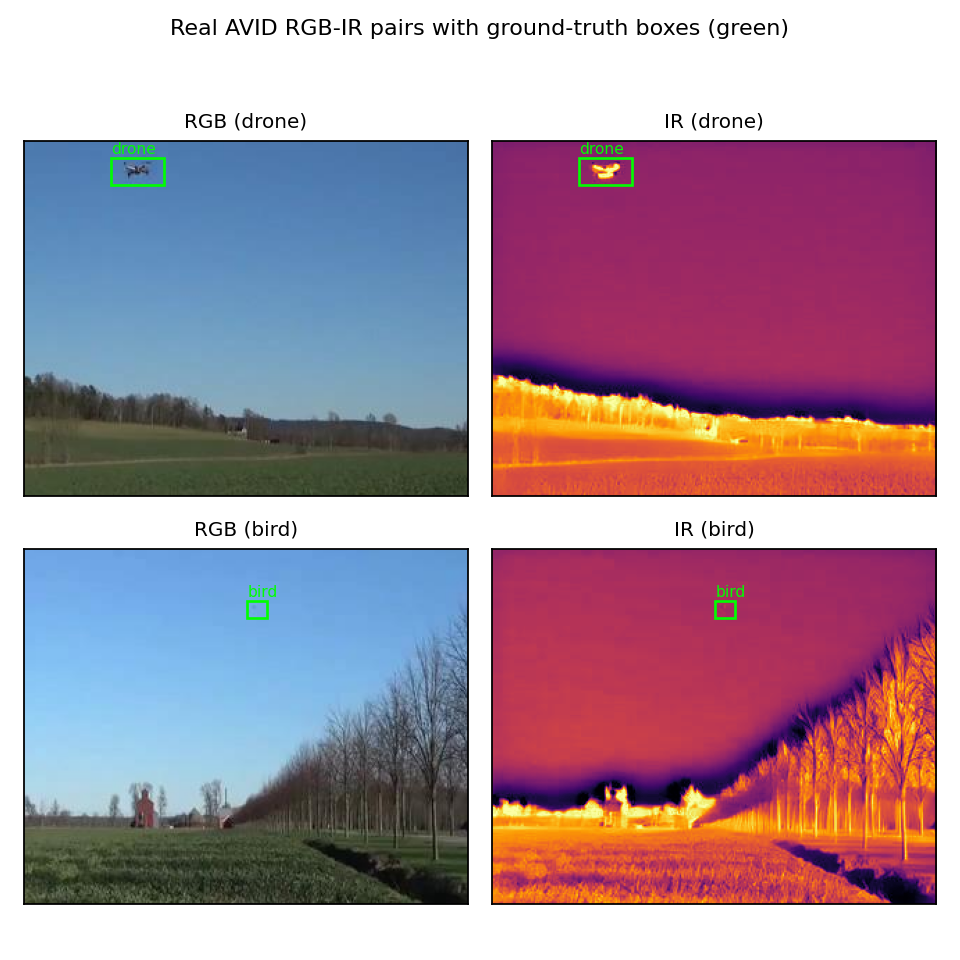
#> input picture paper/analysis/fig_real_samples_source.png, 960 x 960 px; its folder holds 2 pictures in this run
$ python make_paper_artifacts.py
#> lines starting #> are read from the running program, lines starting #| are printed output that depends on the picture; after the words box and inside, x2 and y2 are one past the last pixel; in counts of white or black regions, pixels touching at a corner belong together
from pathlib import Path
import numpy as np
import pandas as pd
import matplotlib.pyplot as plt
from matplotlib.patches import FancyBboxPatch, FancyArrowPatch, Rectangle, Circle
from PIL import Image

ROOT = Path(__file__).resolve().parents[1]
FIG = ROOT / 'figures'
DATA = ROOT / 'reproducibility_data'
FIG.mkdir(exist_ok=True)

# Palette sampled from the supplied reference paper. The paper repeatedly uses
# a dark navy primary, medium blue, muted cyan, warm gold, and sparse red/green
# accents on a white background.
NAVY = '#0E3D86'
BLUE = '#356CAC'
CYAN = '#80BEC8'
DEEP = '#08064A'
GOLD = '#C7AA62'
PALEGOLD = '#E7D786'
GREEN = '#78BA49'
RED = '#D41010'
GRAY = '#6F6F6F'
LIGHTGRAY = '#D9D9D9'
PALEBLUE = '#D1DFEB'
PALEGREEN = '#E4F0DD'
PALEYELLOW = '#F0E6C9'
LAVENDER = '#E6E5F2'
INK = '#202020'

plt.rcParams.update({
    'font.family': 'DejaVu Sans',
    'font.size': 8.3,
    'axes.labelsize': 8.3,
    'axes.titlesize': 8.5,
    'legend.fontsize': 7.2,
    'xtick.labelsize': 7.2,
    'ytick.labelsize': 7.2,
    'axes.linewidth': 0.7,
    'axes.spines.top': False,
    'axes.spines.right': False,
    'pdf.fonttype': 42,
    'ps.fonttype': 42,
    'figure.facecolor': 'white',
    'axes.facecolor': 'white',
})

def save(fig, name, dpi=320):
#> called with name = 'fig_overview', dpi = 320
    fig.savefig(FIG / f'{name}.pdf', bbox_inches='tight', pad_inches=0.02)
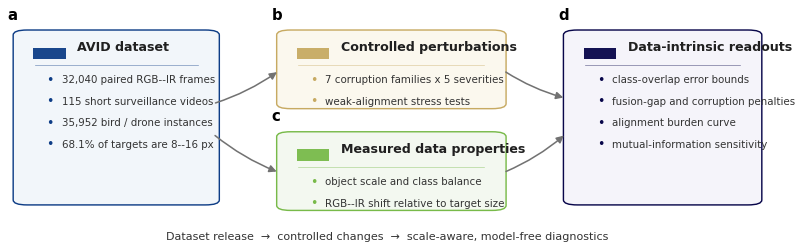
#> figure drawn by matplotlib, 1 panel
    fig.savefig(FIG / f'{name}.png', dpi=dpi, bbox_inches='tight', pad_inches=0.02)
    plt.close(fig)

def panel_label(ax, label, x=-0.10, y=1.06):
    ax.text(x, y, label, transform=ax.transAxes, fontsize=11, fontweight='bold',
            va='top', ha='left', color='black')

def light_grid(ax):
    ax.grid(axis='y', color='#E7E7E7', linewidth=0.55, alpha=0.8, zorder=0)
    ax.set_axisbelow(True)

# -----------------------------------------------------------------------------
# Figure 1: benchmark overview. Scientific schematic rather than a decorative
# infographic: four modules, compact labels, restrained pale fills, and the same
# navy/blue/cyan/gold/green hierarchy as the reference paper.
# -----------------------------------------------------------------------------
fig, ax = plt.subplots(figsize=(11.2, 4.0))
ax.set_xlim(0, 1); ax.set_ylim(0, 1); ax.axis('off')

def module(x, y, w, h, edge, fill, title, lines, letter):
    ax.text(x-0.015, y+h+0.035, letter, fontsize=12, fontweight='bold', va='bottom')
    box = FancyBboxPatch((x,y), w,h, boxstyle='round,pad=0.008,rounding_size=0.018',
                         facecolor=fill, edgecolor=edge, linewidth=1.15)
    ax.add_patch(box)
    ax.add_patch(Rectangle((x+0.018, y+h-0.098), 0.042, 0.042,
                           facecolor=edge, edgecolor='none', alpha=0.95))
    ax.text(x+0.075, y+h-0.055, title, fontsize=10.2, fontweight='bold', va='center', color=INK)
    ax.plot([x+0.02, x+w-0.02], [y+h-0.12, y+h-0.12], color=edge, lw=0.55, alpha=0.55)
    yy = y+h-0.175
    for line in lines:
        ax.text(x+0.035, yy, u'\u2022', color=edge, fontsize=10, va='center')
        ax.text(x+0.055, yy, line, fontsize=8.25, va='center', color='#333333')
        yy -= 0.078

def arrow(p1, p2):
    ax.add_patch(FancyArrowPatch(p1,p2,arrowstyle='-|>',mutation_scale=12,
                                connectionstyle='arc3,rad=0.08', linewidth=1.25,
                                color='#727272'))

module(0.025,0.20,0.25,0.62,NAVY,'#F2F6FA','AVID dataset',[
    '32,040 paired RGB--IR frames',
    '115 short surveillance videos',
    '35,952 bird / drone instances',
    '68.1% of targets are 8--16 px',
], 'a')
module(0.365,0.55,0.28,0.27,GOLD,'#FBF8EE','Controlled perturbations',[
    '7 corruption families x 5 severities',
    'weak-alignment stress tests',
], 'b')
module(0.365,0.18,0.28,0.27,GREEN,'#F3F8F0','Measured data properties',[
    'object scale and class balance',
    'RGB--IR shift relative to target size',
], 'c')
module(0.735,0.20,0.24,0.62,DEEP,'#F5F4FA','Data-intrinsic readouts',[
    'class-overlap error bounds',
    'fusion-gap and corruption penalties',
    'alignment burden curve',
    'mutual-information sensitivity',
], 'd')
arrow((0.275,0.56),(0.36,0.68)); arrow((0.275,0.45),(0.36,0.31))
arrow((0.65,0.68),(0.73,0.58)); arrow((0.65,0.31),(0.73,0.45))
ax.text(0.50,0.075,'Dataset release  \u2192  controlled changes  \u2192  scale-aware, model-free diagnostics',
        ha='center', va='center', fontsize=9, color='#333333')
save(fig,'fig_overview')

# -----------------------------------------------------------------------------
# Figure 2: representative real pairs. Recolor source annotation boxes from
# green to the sparse red annotation color used in the reference paper, remove
# the old super-title, and preserve the actual images.
# -----------------------------------------------------------------------------
src = np.array(Image.open(ROOT/'analysis'/'fig_real_samples_source.png').convert('RGB'))
mask = (src[:,:,1] > 180) & (src[:,:,0] < 100) & (src[:,:,2] < 100)
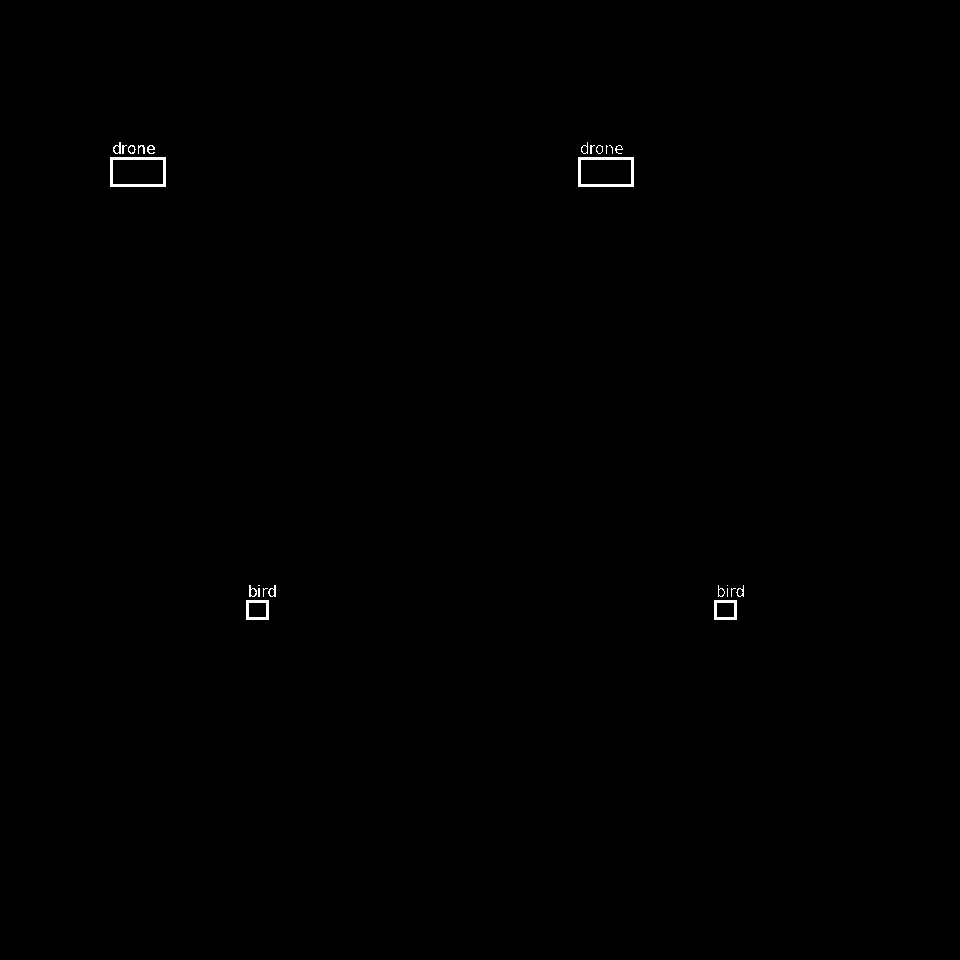
#> mask: shape (960, 960) bool; 0.21% white; 25 white regions (8 under 20 px), largest, box (x1, y1, x2, y2) and area: (110, 157, 166, 187) 480, (578, 157, 634, 187) 480, (246, 600, 269, 620) 222
src[mask] = np.array([212,16,16], dtype=np.uint8)
#> src: shape (960, 960, 3); mean R, G, B 169.7, 143.4, 159.2
# Crop away the old heading, while keeping the four panel titles.
src = src[95:930,:,:]
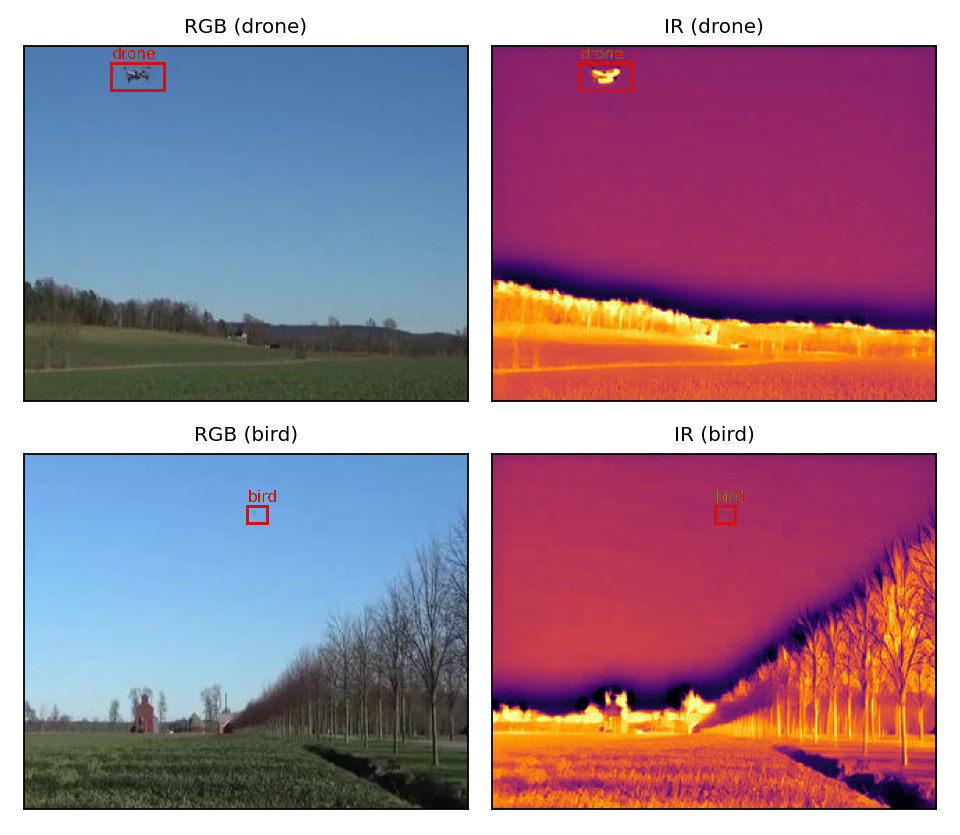
#> src: shape (835, 960, 3); mean R, G, B 157.8, 127.6, 145.7
Image.fromarray(src).save(FIG/'fig_real_samples.png')

# diversity montage: same annotation recolor, remove old heading only.
div = np.array(Image.open(ROOT/'analysis'/'fig_diversity_source.png').convert('RGB'))
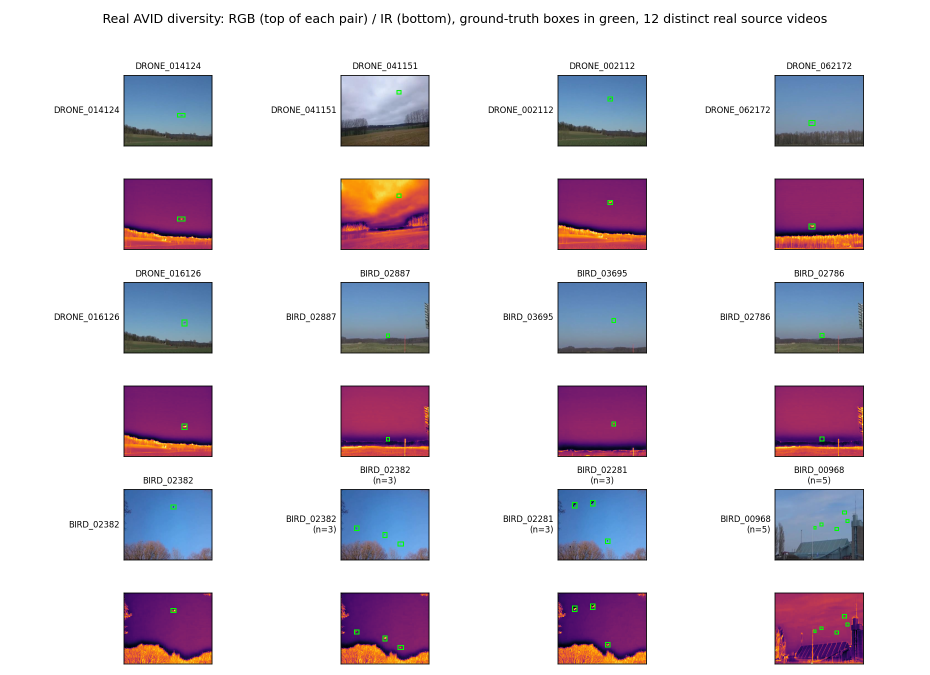
#> input picture paper/analysis/fig_diversity_source.png, 1860 x 1350 px (shown at 1/2 size)
mask = (div[:,:,1] > 180) & (div[:,:,0] < 100) & (div[:,:,2] < 100)
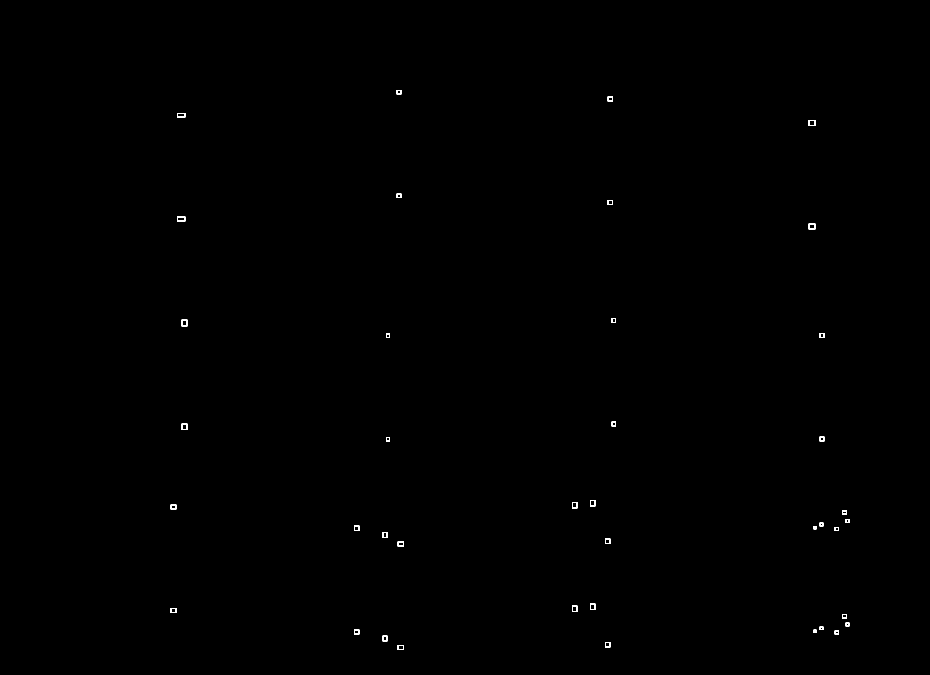
#> mask: shape (1350, 1860) bool (shown at 1/2 size); 0.11% white in thin lines or dots, all inside (x1, y1, x2, y2) = (341, 180, 1699, 1300)
div[mask] = np.array([212,16,16], dtype=np.uint8)
#> div: shape (1350, 1860, 3); mean R, G, B 219.4, 211.5, 221
div = div[55:,:,:]
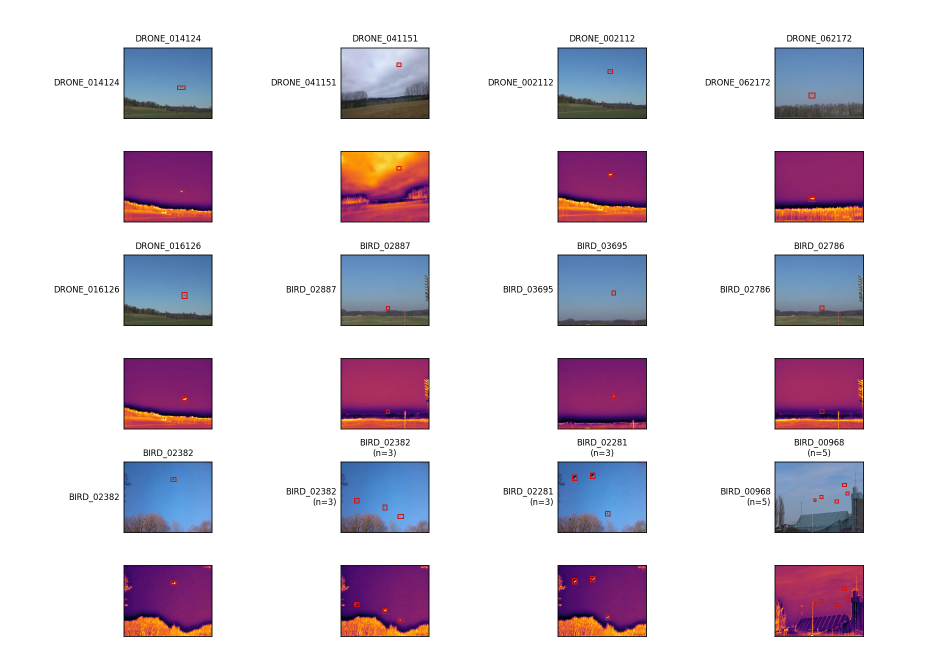
#> div: shape (1295, 1860, 3) (shown at 1/2 size); mean R, G, B 218.6, 210.4, 220.3
Image.fromarray(div).save(FIG/'fig_diversity_montage.png')

# -----------------------------------------------------------------------------
# Figure 3: scale + alignment distribution + new alignment burden curve.
# -----------------------------------------------------------------------------
#> (the run stopped early here; a loop or call above may not have finished)
